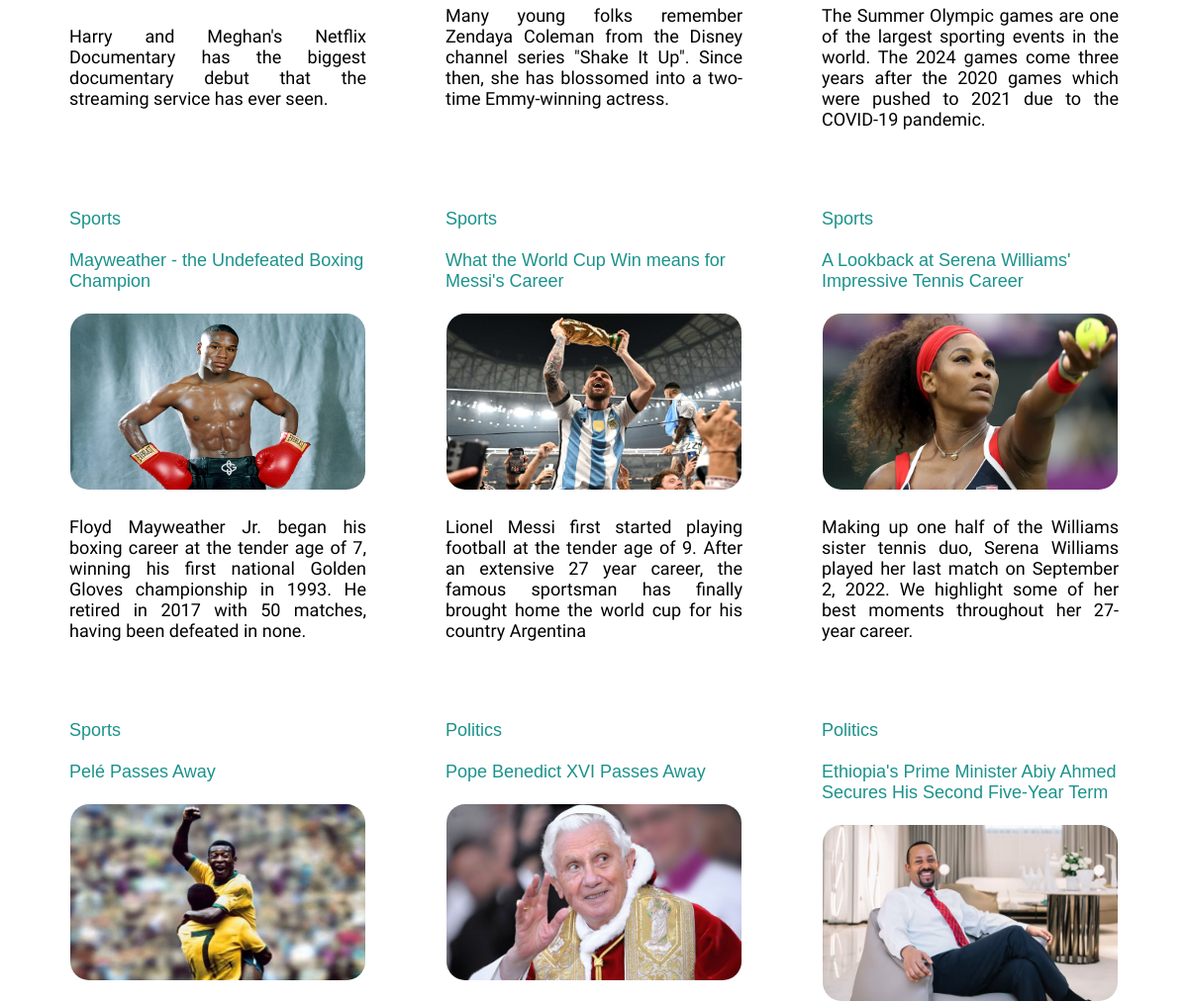
The page /browse/all (middle part) on the database as committed earlier.
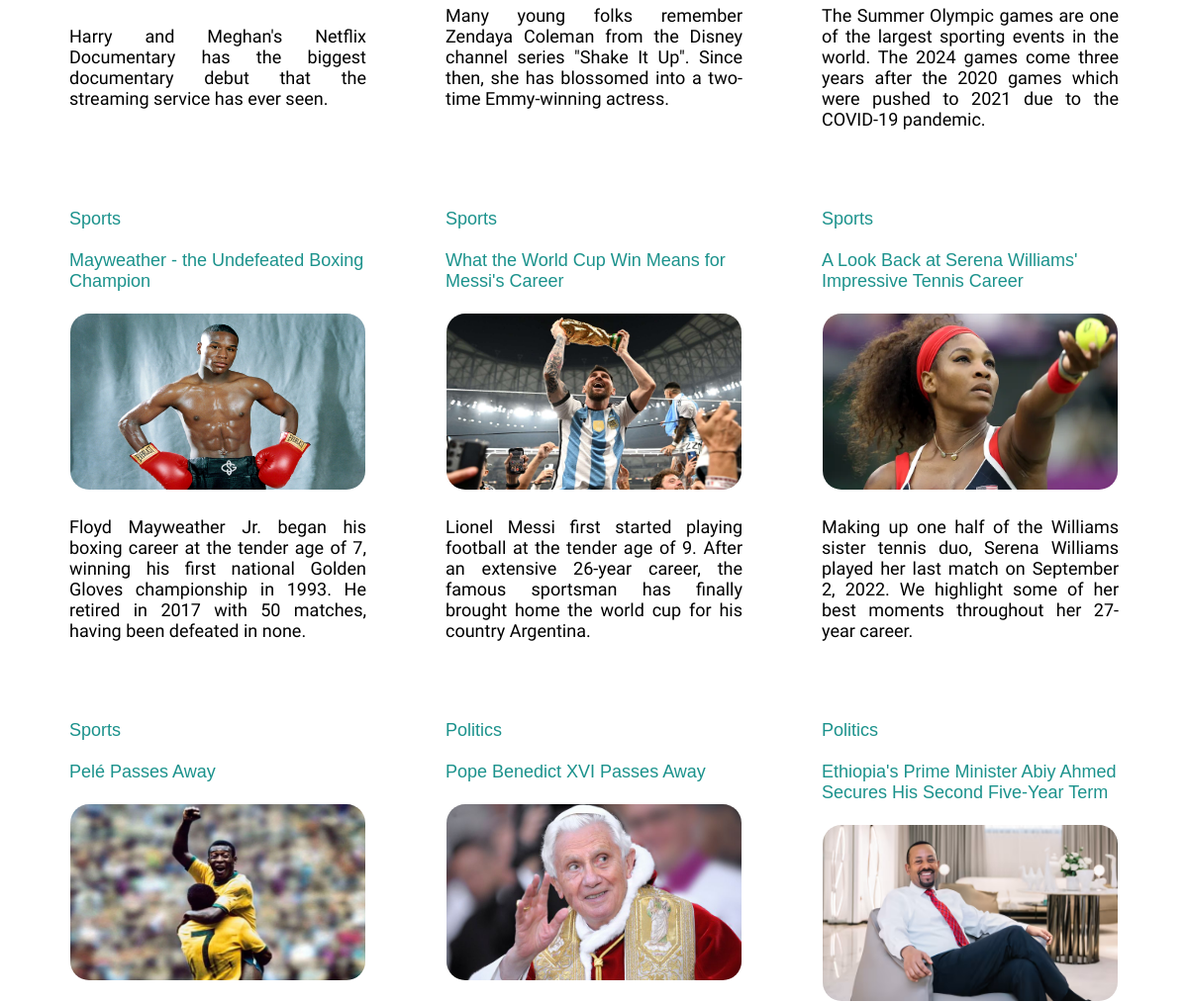
The same page on the database as committed later.
### app/models.py (models this page shows, shortened)
class Article(models.Model):
    id = models.IntegerField(primary_key=True, null=False)
    title = models.CharField(max_length=255, null=False)
    description = models.CharField(max_length=2000, null=False)
    writer = models.CharField(max_length=255, null=False)
    content = models.TextField(max_length=200000, null=False)
    category = models.ForeignKey(Category, on_delete=models.CASCADE)
    coverImg = models.ImageField(upload_to="static/media/article-imgs/", null=False)
    createdAt = models.DateTimeField(auto_now_add=True, null=False)
    updatedAt = models.DateTimeField(auto_now=True)

class Category(models.Model):
    id = models.IntegerField(primary_key=True, null=False)
    name = models.CharField(max_length=255)
    createdAt = models.DateTimeField(auto_now_add=True, null=False)
    def __str__(self):
        return f"{self.name}"

### app/views.py (the view)
# urls.py: path('browse/all', views.browseall, name='browseall'),
def browseall(request):
    categories = Category.objects.all().values()
    articles = Article.objects.all().order_by("-createdAt")
    template = loader.get_template('browseall.html')
    context = {
        'categories': categories,
        'articles': articles,
    }
    return HttpResponse(template.render(context, request))

### app/templates/browseall.html (shortened to what this page needs)
{% extends "master.html" %}
{% block content %}
<h1 class="center-text">All Categories</h1><br>
<div id="article-grid">
  {% for article in articles %}
  <div class="article-grid-item">
    <a href="/browse/{{ article.category.id }}" class="article-grid-item-category">{{ article.category }}</a><br><br>
    <a href="/article/{{ article.id }}" class="article-grid-item-title">{{ article.title }}</a><br><br>
    <a href="/article/{{ article.id }}"><img src="{{ article.coverImg.url }}" alt="{{ article.coverImg }}" height="180" width="300"
    class="article-grid-item-image"></a><br><br>
    <p class="article-grid-item-description">{{ article.description }}</p>
  </div>
  {% endfor %}
</div>
{% endblock %}

Rows that differ between the two databases and show on the page:
changed Article: title "What the World Cup Win means for Messi's Career" → "What the World Cup Win Means for Messi's Career"; description "…9. After an extensive 27 year career, the famous sportsman has finally brought home the world cup for his country Argentina" → "…9. After an extensive 26-year career, the famous sportsman has finally brought home the world cup for his country Argentina."
changed Article: title "A Lookback at Serena Williams' Impressive Tennis Career" → "A Look Back at Serena Williams' Impressive Tennis Career"
